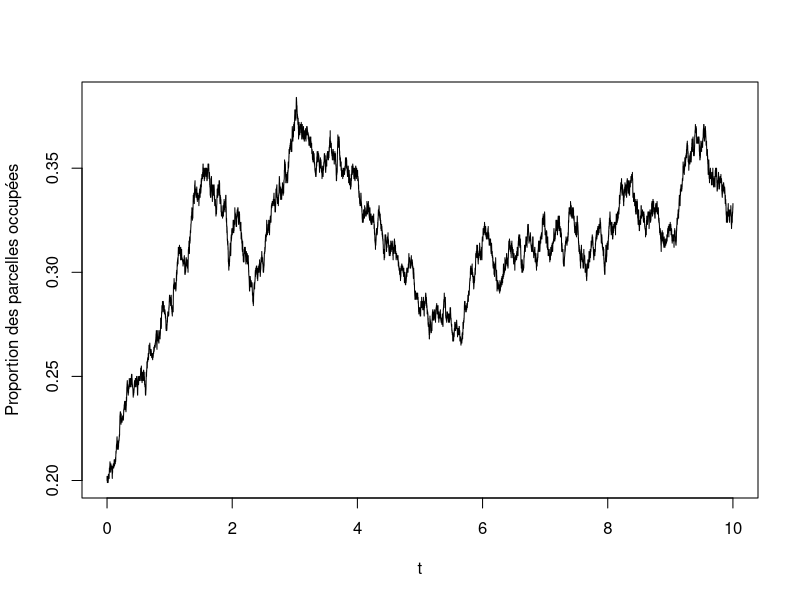
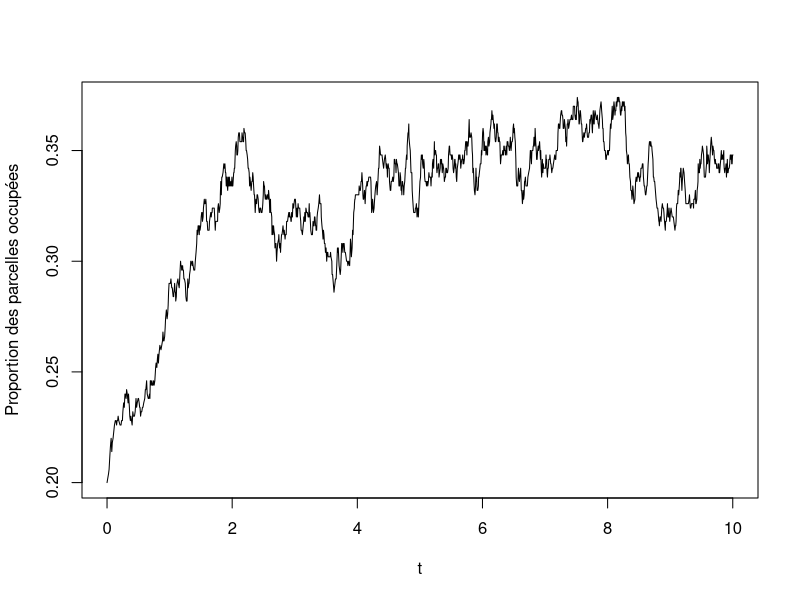
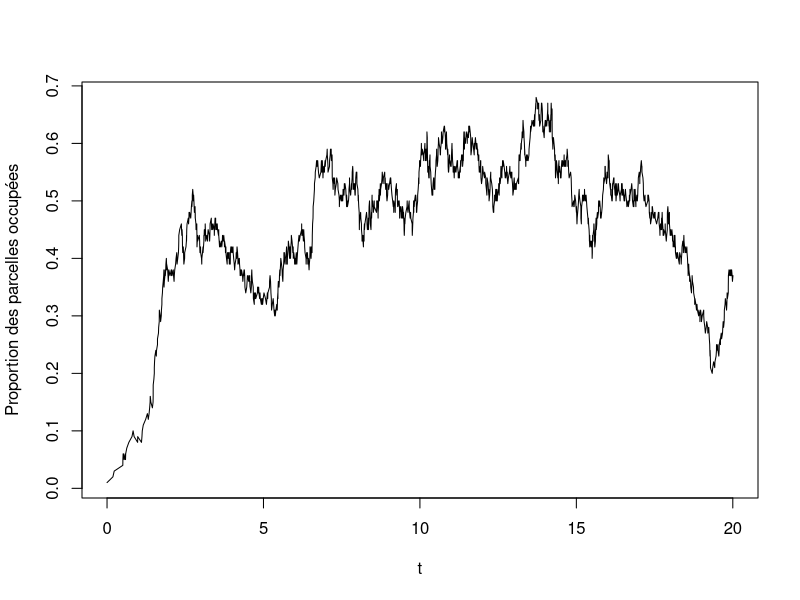
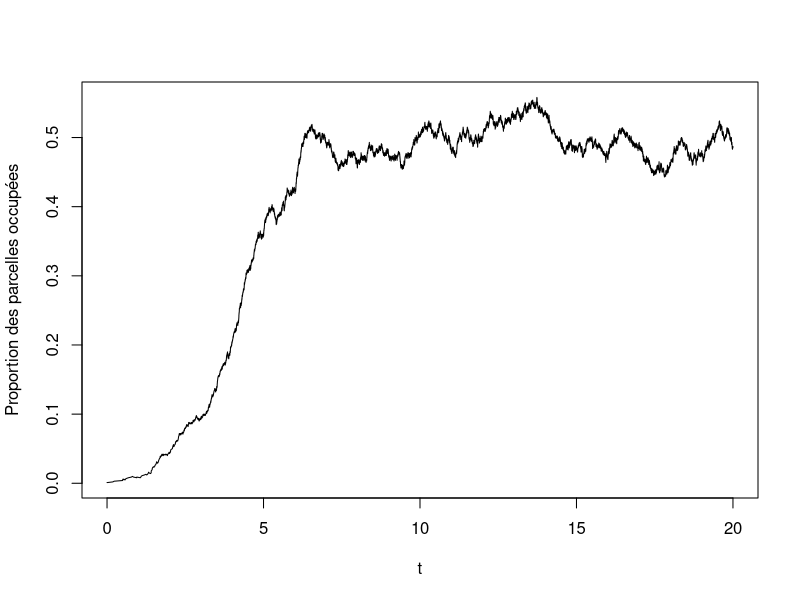
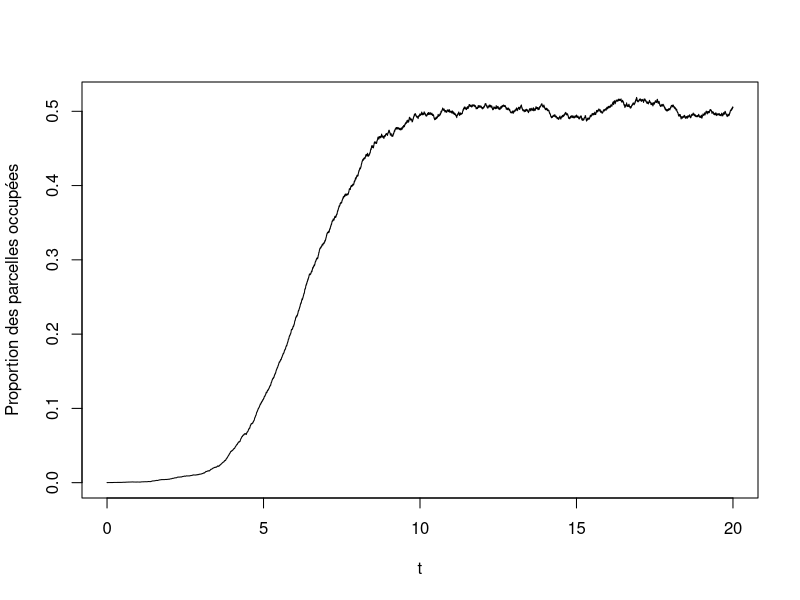

Here is the R script that generated these plots, in order: (Note: a time limit stopped this script after it produced the figures.)
## ---- chunk 1
metapopGill <- function (col, ext, N, Nini, tmax){
  
  #on définit l'équilibre théorique
  theo <- (1- ext/col)*N
  
  #On définit le nombre de parcelles colonisées
  Nocc <- Nini
  
  #On définit le nombre de parcelles non-occupées
  Nabs <- N - Nini
  
  #on amorce
  tendance <- -1
  t <- 0
  tevol <- 0
  Nevol <- Nini
  while (t<tmax & Nocc>0){
      
    #on définit le vecteur avec les taux d'évènements
    a <- c(col*Nocc*(1-(Nocc/N)), ext*Nocc)
    #a <- c(col,ext)
      
    #on définit le taux global d'évènement
    a0 <- sum(a)
      
    #on définit u stochastiquement
    u <- runif(1)
      
    #on calcule le temps t au prochain évènement
    te <- 1/a0 *log(1/u)
    t <- t+te
      
    #on détermine stochastiquement quels évènement se produira
    e <- runif(1,0,a0)

    if (e<a[1]){
      Nocc <- Nocc+1
      Nabs <- Nabs-1
    } else {
      Nabs <- Nabs+1
      Nocc <- Nocc-1
    }
    #on fabrique la série temporelle
    Nevol <- c(Nevol,Nocc)
    tevol <- c(tevol,t)
      
  }
    #Pour calculer l'équilibre simulé à partir du dernier quartile de temps
    if(Nocc!=0){
    pas <- length(Nevol)
    fin <- round(pas*0.25,0)
    tendance <- round(mean(tail(Nevol,fin)))
  #}
  data <- as.data.frame(cbind(tevol,Nevol/N))
  print(length(tevol))
  plot(data[,1],data[,2],type = "l",
       xlab="t",
       ylab="Proportion des parcelles occupées")
  res<-paste(c("la fonction tend vers ",tendance," parcelles occupées, l'équilibre théorique est à ",round(theo)," parcelles occupées"),
             collapse = "")
  return(res)
    } else {
      data <- as.data.frame(cbind(tevol,Nevol/N))
      print(length(tevol))
      plot(data[,1],data[,2],type = "l",
           xlab="t",
           ylab="Proportion des parcelles occupées")
      res<-paste(c("La métapopulation s'effondre, l'équilibre théorique est à ",round(theo)," parcelles occupées"),
                 collapse = "")
      return(res)
    }
}
metapopGill(3,2,1000,200,10)
## ---- chunk 2
metapopGill2 <- function (col, ext, N, Nini, tmax){
  
  #on définit l'équilibre théorique
  theo <- (1- ext/col)*N
  
  #On définit le nombre de parcelles colonisées
  Nocc <- Nini
  
  #On définit le nombre de parcelles non-occupées
  Nabs <- N - Nini
  
  #On amorce les objets suivant pour la boucle et la simulation
  tendance <- -1
  t <- 0
  tevol <- 0
  Nevol <- Nini
  #boucle tournant pour toute la simulation
  while (t<=tmax & Nocc>0){
    
    #on définit le vecteur avec les taux d'évènements
    a <- c(col*Nocc*(1-(Nocc/N)), ext*Nocc)
    #a <- c(col,ext)
    
    #on définit le taux global d'évènement
    a0 <- sum(a)
    
    #on compile ici 10 évènements avant d'actualiser Nocc
    tt <- 0
    cols <- 0
    exts <- 0
    for(i in 1:10){
      #on définit u stochastiquement
      u <- runif(1)
      
      #on calcule le temps t au prochain évènement
      te <- 1/a0 *log(1/u)
      tt <- tt+te
      
      #on détermine stochastiquement quels évènement se produira
      e <- runif(1,0,a0)
      
      if (e<a[1]){
        cols <- cols + 1
      } else {
        exts <- exts + 1
      }
    }
    #on met à jour Nocc et on poursuit la série temporelle
    Nocc <- Nocc + cols - exts
    t <- t+tt
    Nevol <- c(Nevol,Nocc)
    tevol <- c(tevol,t)
  }
  #output quand la simulation arrive à tmax
  if(Nocc>0){
    pas <- length(Nevol)
    fin <- round(pas*0.25,0)
    tendance <- round(mean(tail(Nevol,fin)))
    #}
    data <- as.data.frame(cbind(tevol,Nevol/N))
    plot(data[,1],data[,2],type = "l",
         xlab="t",
         ylab="Proportion des parcelles occupées")
    res<-paste(c("la fonction tend vers ",tendance," parcelles occupées, l'équilibre théorique est à ",round(theo)," parcelles occupées"),
               collapse = "")
    return(res)
  } else {
    #output si la population crash avant tmax
    data <- as.data.frame(cbind(tevol,Nevol/N))
    print(length(tevol))
    plot(data[,1],data[,2],type = "l",
         xlab="t",
         ylab="Proportion des parcelles occupées")
    res<-paste(c("La métapopulation s'effondre, l'équilibre théorique est à ",round(theo)," parcelles occupées"),
               collapse = "")
    return(res)
  }
}
metapopGill2(3,2,1000,200,10)
## ---- chunk 3
set.seed(102)
metapopGill(2,1,100,1,20)
## ---- chunk 4
set.seed(102)
metapopGill(2,1,1000,1,20)
## ---- chunk 5
set.seed(102)
metapopGill(2,1,10000,1,20)
## ---- chunk 6
set.seed(102)
metapopGill2(2,1,100000,1,20)
